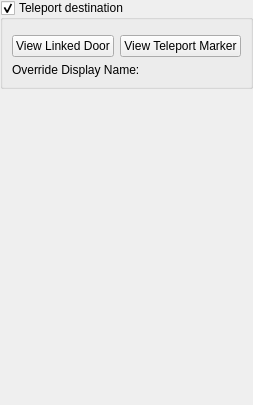
     <widget class="QWidget" name="pageTeleport">
      <layout class="QVBoxLayout" name="verticalLayout_6">
       <property name="leftMargin">
        <number>0</number>
       </property>
       <property name="topMargin">
        <number>0</number>
       </property>
       <property name="rightMargin">
        <number>0</number>
       </property>
       <property name="bottomMargin">
        <number>0</number>
       </property>
       <item>
        <widget class="QGroupBox" name="xTeleportGroupbox">
         <property name="whatsThis">
          <string>If this option is enabled, then this ref will be a load door, and activating it will teleport the player to the other door that you specify here.</string>
         </property>
         <property name="title">
          <string>Teleport destination</string>
         </property>
         <property name="checkable">
          <bool>true</bool>
         </property>
         <layout class="QGridLayout" name="gridLayout_30">
          <item row="0" column="0">
           <widget class="DKObjectReferencePicker" name="xTeleportDoor"/>
          </item>
          <item row="1" column="0">
           <layout class="QHBoxLayout" name="horizontalLayout_9">
            <item>
             <widget class="QPushButton" name="buttonTeleportViewLinkedDoor">
              <property name="text">
               <string>View Linked Door</string>
              </property>
             </widget>
            </item>
            <item>
             <widget class="QPushButton" name="buttonTeleportViewMarker">
              <property name="text">
               <string>View Teleport Marker</string>
              </property>
             </widget>
            </item>
           </layout>
          </item>
          <item row="2" column="0">
           <layout class="QHBoxLayout" name="horizontalLayout_10">
            <item>
             <widget class="QLabel" name="label_40">
              <property name="text">
               <string>Override Display Name:</string>
              </property>
              <property name="buddy">
               <cstring>xTeleportName</cstring>
              </property>
             </widget>
            </item>
            <item>
             <widget class="DKFormPicker" name="xTeleportName">
              <property name="whatsThis">
               <string>When the player aims at a load door, their HUD show the destination that the door leads to. You can override the displayed destination with the text of any Message form.</string>
              </property>
             </widget>
            </item>
           </layout>
          </item>
         </layout>
        </widget>
       </item>
       <item>
        <spacer name="verticalSpacer_12">
         <property name="orientation">
          <enum>Qt::Vertical</enum>
         </property>
         <property name="sizeHint" stdset="0">
          <size>
           <width>20</width>
           <height>316</height>
          </size>
         </property>
        </spacer>
       </item>
      </layout>
     </widget>
